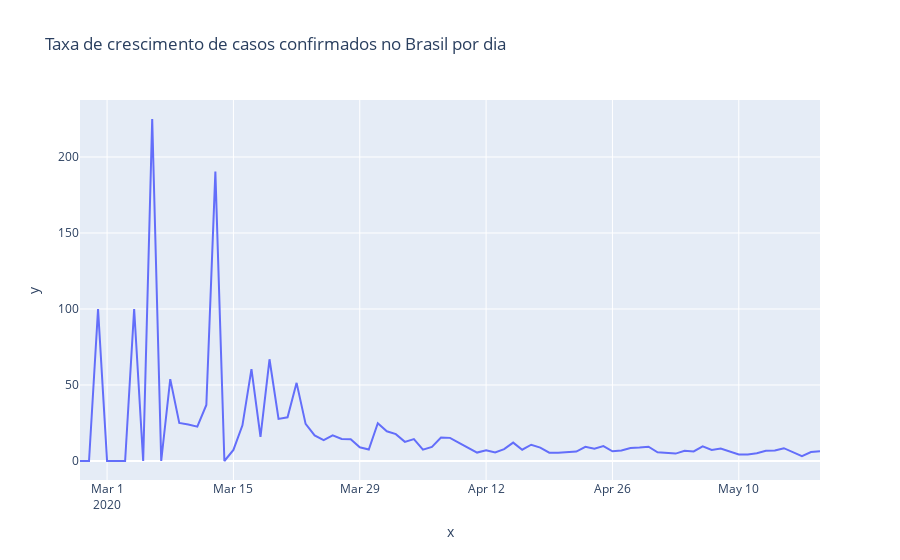

Write notebook code for a chart like this one.
### Code cell
primeiro_dia = brasil.observationdate.loc[brasil.confirmed > 0].min()

px.line(x=pd.date_range(primeiro_dia, brasil.observationdate.max())[1:],
       y=taxa_dia, title='Taxa de crescimento de casos confirmados no Brasil por dia')
